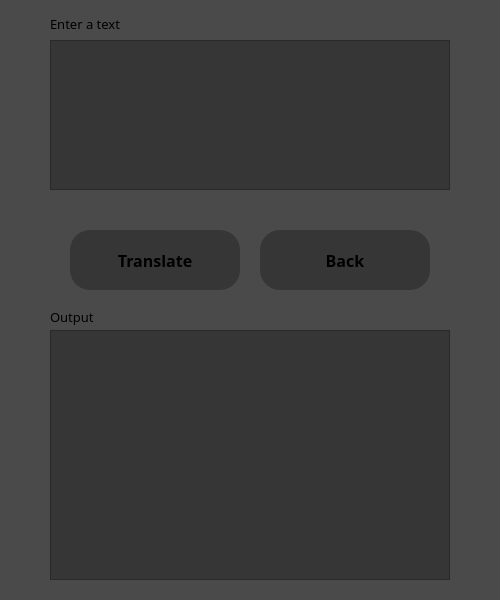
<?xml version="1.0" encoding="UTF-8"?>
<ui version="4.0">
 <class>Dialog</class>
 <widget class="QDialog" name="Dialog">
  <property name="geometry">
   <rect>
    <x>0</x>
    <y>0</y>
    <width>500</width>
    <height>600</height>
   </rect>
  </property>
  <property name="windowTitle">
   <string>Binary Translator</string>
  </property>
  <property name="styleSheet">
   <string notr="true">QWidget{

background-color: rgb(74, 74, 74)

}</string>
  </property>
  <widget class="QPushButton" name="TranslateButton2">
   <property name="geometry">
    <rect>
     <x>70</x>
     <y>230</y>
     <width>170</width>
     <height>60</height>
    </rect>
   </property>
   <property name="font">
    <font>
     <family>JetBrains Mono NL ExtraBold</family>
     <pointsize>12</pointsize>
     <weight>75</weight>
     <bold>true</bold>
    </font>
   </property>
   <property name="styleSheet">
    <string notr="true">background-color: rgb(54, 54, 54);
border-radius: 20px;
color: 'lime';
border-style: outset;</string>
   </property>
   <property name="text">
    <string>Translate</string>
   </property>
  </widget>
  <widget class="QLabel" name="Output_label">
   <property name="geometry">
    <rect>
     <x>50</x>
     <y>310</y>
     <width>71</width>
     <height>16</height>
    </rect>
   </property>
   <property name="font">
    <font>
     <family>Cascadia Mono</family>
     <pointsize>10</pointsize>
    </font>
   </property>
   <property name="styleSheet">
    <string notr="true">color: 'lime';</string>
   </property>
   <property name="text">
    <string>Output</string>
   </property>
   <property name="alignment">
    <set>Qt::AlignBottom|Qt::AlignLeading|Qt::AlignLeft</set>
   </property>
  </widget>
  <widget class="QLabel" name="text_label">
   <property name="geometry">
    <rect>
     <x>50</x>
     <y>15</y>
     <width>201</width>
     <height>21</height>
    </rect>
   </property>
   <property name="font">
    <font>
     <family>Cascadia Mono</family>
     <pointsize>10</pointsize>
    </font>
   </property>
   <property name="styleSheet">
    <string notr="true">color: 'lime'</string>
   </property>
   <property name="text">
    <string>Enter a text</string>
   </property>
   <property name="alignment">
    <set>Qt::AlignLeading|Qt::AlignLeft|Qt::AlignTop</set>
   </property>
  </widget>
  <widget class="QPushButton" name="BackButton2">
   <property name="geometry">
    <rect>
     <x>260</x>
     <y>230</y>
     <width>170</width>
     <height>60</height>
    </rect>
   </property>
   <property name="font">
    <font>
     <family>JetBrains Mono NL ExtraBold</family>
     <pointsize>12</pointsize>
     <weight>75</weight>
     <bold>true</bold>
    </font>
   </property>
   <property name="styleSheet">
    <string notr="true">background-color: rgb(54, 54, 54);
border-radius: 20px;
color: 'red';
border-style: outset;</string>
   </property>
   <property name="text">
    <string>Back</string>
   </property>
  </widget>
  <widget class="QTextEdit" name="OutputBox2">
   <property name="geometry">
    <rect>
     <x>50</x>
     <y>330</y>
     <width>400</width>
     <height>250</height>
    </rect>
   </property>
   <property name="font">
    <font>
     <family>Cascadia Mono</family>
     <pointsize>9</pointsize>
    </font>
   </property>
   <property name="styleSheet">
    <string notr="true">border-radius: '10px';
background-color: rgb(54, 54, 54);
color: 'lime'</string>
   </property>
   <property name="lineWrapMode">
    <enum>QTextEdit::WidgetWidth</enum>
   </property>
   <property name="lineWrapColumnOrWidth">
    <number>0</number>
   </property>
   <property name="readOnly">
    <bool>true</bool>
   </property>
   <property name="placeholderText">
    <string/>
   </property>
  </widget>
  <widget class="QTextEdit" name="TextBox2">
   <property name="geometry">
    <rect>
     <x>50</x>
     <y>40</y>
     <width>400</width>
     <height>150</height>
    </rect>
   </property>
   <property name="font">
    <font>
     <family>Cascadia Mono</family>
     <pointsize>9</pointsize>
    </font>
   </property>
   <property name="styleSheet">
    <string notr="true">border-radius: '10px';
background-color: rgb(54, 54, 54);
color: 'lime'</string>
   </property>
   <property name="readOnly">
    <bool>false</bool>
   </property>
  </widget>
 </widget>
 <resources/>
 <connections/>
</ui>
